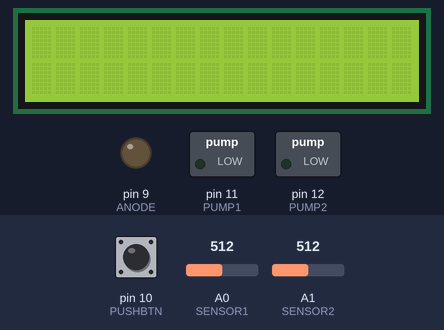
Simulated run of this sketch. Board: Arduino Uno, built with avr-gcc and run on an emulated ATmega328P. On the bench: 16×2 character LCD, switched loads named in the sketch (green lamp = pin HIGH), output pins drawn as LEDs (lit = HIGH). The test bench sets the inputs (shaded band); at power-on: pin 10 (PUSHBTN) LOW, A0 (SENSOR1) = 512, A1 (SENSOR2) = 512.

Above: at 1.2 s.
1.3 s: pin 10 (PUSHBTN) pulled HIGH for 0.15 s
At 2.1 s:
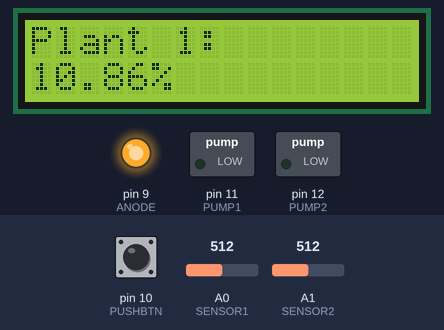
At 12.3 s:
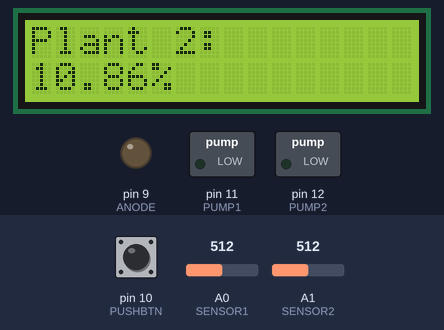
Timing chart, 0 to 12.8 s (numbered marks = the images above; inputs shaded):
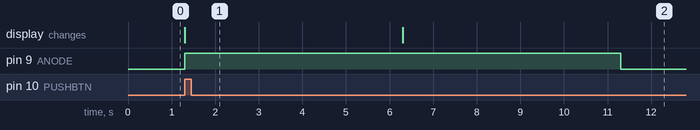

The sketch:

waterSystem.ino.ino
```cpp
#include <LiquidCrystal.h>
#include <Time.h>

#define HOUR_DELAY 3600000
#define FIVEMIN_DELAY 300000
#define SENSOR1 A0
#define SENSOR2 A1
#define PUMP1 11
#define PUMP2 12
#define PUSHBTN 10
#define ANODE 9
#define NUM_SAMPLES 5

volatile unsigned int sensor1_data[NUM_SAMPLES] ;
volatile unsigned int sensor2_data[NUM_SAMPLES] ;
volatile unsigned int btnState = 0 ;

LiquidCrystal lcd(2, 3, 4, 5, 6, 7) ;

void setup() {
  Serial.begin(9600) ;
  lcd.begin(16, 2) ;
  //Sensor pin mode
  pinMode(SENSOR1, INPUT) ;
  pinMode(SENSOR2, INPUT) ;

  //Water pump pin mode
  pinMode(PUMP1, OUTPUT) ;
  pinMode(PUMP2, OUTPUT) ;

  //display features
  pinMode(PUSHBTN, INPUT) ;
  pinMode(ANODE, OUTPUT) ;
}

void loop() {
  int sensor_val1 = analogRead(A0) ;
  int sensor_val2 = analogRead(A1) ;

  //using the range of values 200 - 550 as found in testing
  float moisture1 = (sensor_val1-200)/350.00 ;
  float moisture2 = (sensor_val2-200)/350.00 ;

  btnState = digitalRead(PUSHBTN) ;
  if(btnState) {
    digitalWrite(ANODE, HIGH) ;
    lcd.noBlink() ;
    lcd.print("Plant 1:") ;
    lcd.setCursor(0, 1) ;
    lcd.print(100.00 - (float)moisture1*100) ;
    lcd.print("%") ;
    lcd.setCursor(0, 0) ;
    delay(5000) ;

    lcd.clear() ;

    lcd.print("Plant 2:") ;
    lcd.setCursor(0, 1) ;
    lcd.print(100.00 - (float)moisture2*100) ;
    lcd.print("%") ;
    lcd.setCursor(0, 0) ;
    delay(5000) ;
  }
  digitalWrite(ANODE, LOW) ;

  /************Testing************/
  //Serial.print(sensor_val2) ;
  //Serial.println() ;
  //delay(500) ;

  //Collect data every second for 5 min then check threshold
  unsigned int cur_millis = millis() ;
  if(cur_millis%1000 == 0)  //clock is 16MHz
  {
    sensor1_data[(cur_millis/1000)-1] = sensor_val1 ;
    sensor2_data[(cur_millis/1000)-1] = sensor_val1 ;
  }
  //Serial.print(cur_millis) ;
  //Serial.println() ;
  if(cur_millis%(NUM_SAMPLES*1000) == 0)
  {
    //compute the avg sensor value after 5 min
    int sensor1_avg = 0 ;
    int sensor2_avg = 0 ;
    for(int i=0; i<NUM_SAMPLES; i++)
    {
      sensor1_avg += sensor1_data[i] ;
      sensor2_avg += sensor2_data[i] ;
    }
    sensor1_avg /= NUM_SAMPLES ;
    sensor2_avg /= NUM_SAMPLES ;

    Serial.print(sensor1_avg) ;
    Serial.println() ;

    if(sensor1_avg > 325) {
      digitalWrite(PUMP1, HIGH) ; //pump water
      delay(2000) ;
      digitalWrite(PUMP1, LOW) ;
    }
    if(sensor2_avg > 325) {
      digitalWrite(SENSOR2, HIGH) ; //pump water
      delay(2000) ;
      digitalWrite(PUMP2, LOW) ;
    }
  }
}
```

Measured:
- after the input at 1.3 s, pin 9 (ANODE): LOW → HIGH at once, → LOW 10.0 s later; pin 11 (PUMP1): stops changing and stays LOW; the display: changes at once (image 1)
